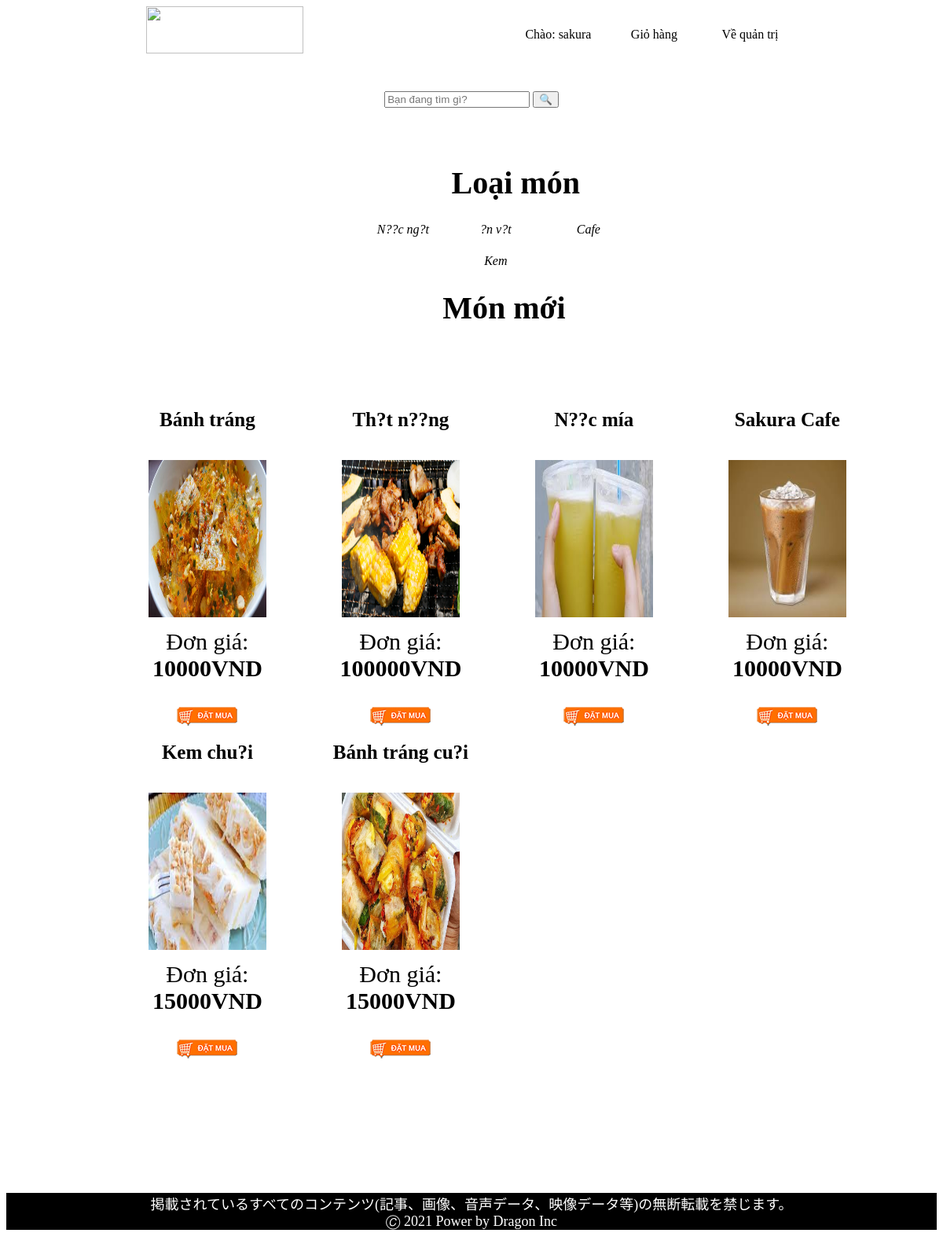
/Admin/BanHang/BanHang.php (signed in), run on the app's committed database.
### tables this page shows
CREATE TABLE `tblloai` (
  `idLoai` int(11) NOT NULL,
  `tenLoai` text NOT NULL
);

CREATE TABLE `tblmon` (
  `idMon` int(11) NOT NULL,
  `tenMon` text NOT NULL,
  `gia` double NOT NULL,
  `idLoai` int(11) NOT NULL,
  `hinhAnh` text DEFAULT NULL,
  `moTa` text DEFAULT NULL,
  `goiY` float DEFAULT NULL,
  `conHang` text NOT NULL
);

### Admin/BanHang/BanHang.php (the view, shortened to what this page needs)
<?php
if(isset($_SESSION["username"]))
	{$username	=	$_SESSION["username"];
	$idKhachhang = $_SESSION["idKhachhang"];}
else
	header("location:../login.php");
?>
<!DOCTYPE html>
<html lang="en">
<head>
	<link rel="stylesheet" type="text/css" href="../../css/style.css?" />
	<link rel="stylesheet" type="text/css" href="./css/style.css?" />
	<link rel="stylesheet" href="https://cdnjs.cloudflare.com/ajax/libs/jqueryui/1.12.1/jquery-ui.css" />
</head>
<body>
  <header>
    <div>
    <div id="logo"><a href="./BanHang.php"><img src="../../img/logo.png"></a></div>
    <div id="menu">
      <ul>
		<li><span>Chào: <?=$username?></span></li>
		<li><a href="./giohang.php">Giỏ hàng</a></li>
		<li><a href="../blank.php">Về quản trị</a></li>
      </ul>
		</div>
  </div>
	  <div> <br/><br/><br/><br/><br/><br/><div align="center">
	  <form action="BanHang.php" method="GET">
			<input id="searchbar" name="txtsearchMon" type="text" placeholder="Bạn đang tìm gì?">
			<input type="submit" name="timKiem" value="🔍" title="Tìm kiếm">
		</form>	</div>
		<br/>
		<?php
			include "../../include/connect.inc";
		?>
		</div>
  </header>
  <article>
	 <aside>
	  <div id="menu" align="center" class="d-flex align-items-center">
		  <span id="ttLoai">&nbsp;&nbsp;&nbsp;&nbsp;&nbsp;&nbsp;&nbsp;&nbsp;&nbsp;&nbsp;&nbsp;&nbsp;&nbsp;&nbsp;&nbsp;
			  &nbsp;&nbsp;&nbsp;&nbsp;&nbsp;&nbsp;&nbsp;&nbsp;&nbsp;&nbsp;&nbsp;&nbsp;&nbsp;Loại món </span>
			<ul style="margin-right: 20%; margin-left:40%">
				<?php
					include "../../include/left.php";
				?>
			</ul>
		</div>
	</aside>
	<section id="info" align="center" style="margin-left: 7%;">
		<span>Món mới</span>
			<?php
				include "../../include/connect.inc";
				$sql		=	"select * from tblmon where conHang = 'O' limit 0, 12";
				$rs 		=	mysqli_query($conn, $sql);
				while($row=mysqli_fetch_array($rs)){
			?>
			<div id="mon">
				<p id="tenMon"><a href="#" values="<?=$row["tenMon"]?>"><?=$row["tenMon"]?></a></p>
				<img id="hinhAnh" src="../../uploads/<?=$row["hinhAnh"]?>">
				<p id="donGia">Đơn giá: <span><?=$row["gia"]?>VND</span></p>
				<a href='./hauGioHang.php?id=<?=$row["idMon"]?>'><img id="nutmuahang" src="../../img/Chonmua.png"></a>
			</div>
		<?php }?>
	  </section>
        </article>
        <footer style="margin-top: 25%">
            <p style="text-align: center;">掲載されているすべてのコンテンツ(記事、画像、音声データ、映像データ等)の無断転載を禁じます。<br/>🄫 2021 Power by Dragon Inc</p>
        </footer>
</body>
</html>

### include/left.php
<?php
	include "connect.inc";
	$sql	=	"select * from tblloai ";
	$rs 	=	mysqli_query($conn,$sql);
	while($row=mysqli_fetch_array($rs)){
		echo "<li><i><a href=\"show_loai.php?idLoai=".$row['idLoai']."\">".$row["tenLoai"]."</a></i>";
	}
?>

### css/style.css (style rules this page uses)
#logo { float: left; margin-left: 15%; }
#logo img { width: 200px; height: 60px; }
#menu { margin-right: 15%; }
#menu ul { float: right; list-style-type: none; overflow: hidden; text-align: center; }
#menu li { display: list-item; text-rendering: optimizeLegibility; -webkit-font-smoothing: antialiased; list-style-position:unset; display: inline-block; list-style-type:none; line-height: 40px; margin-left: -2px; width: 120px; height: 40px; }
#menu a { text-decoration: none; color: #000; display: block; }
#info { padding: 70px; }
#info span { text-align: center; display: block; margin-left: auto; margin-right: auto; font-family: 'Times New Roman', Times, serif; font-size: 40px; font-weight: bold; }
#info { padding: 50px; }
#tenMon { margin-top:5px; vertical-align:top; height: 40px; }
#tenMon a { font-weight:bold; text-decoration: none; color:#000; font-size:14px; }
#hinhAnh { width: 150px; height: 200px; }
#donGia { margin-top:10px; font-size:30px; }
#donGia span { color:red; font-size: 30px; font-weight:bold; }
footer { background-color: #000; }
footer p { color: #fff; font-family: 'Times New Roman', Times, serif; font-size: 18px; }

### Admin/BanHang/BanHang.php (style rules this page uses)
#mon { width:240px; height:320px; margin:3px; margin-top: 100px; text-align:center; float:left; }
#tenMon { margin-top:5px; vertical-align:top; height: 40px; font-size: 25px; }
#tenMon a { text-decoration: none; color:#000; font-size:25px; }
#hinhAnh { width: 150px; height: 200px; }
#donGia span { color:#000; font-size: 30px; font-weight:bold; }
#ttLoai { display: block; margin-left: auto; margin-right: auto; font-family: 'Times New Roman', Times, serif; font-size: 40px; font-weight: bold;" margin-left: 50%; }

### data on the page
tblloai: tenLoai "N??c ng?t"
tblloai: tenLoai "?n v?t"
tblloai: tenLoai "Cafe"
tblloai: tenLoai "Kem"
tblmon: tenMon "Bánh tráng", hinhAnh (picture), gia "10000"
tblmon: tenMon "Th?t n??ng", hinhAnh (picture), gia "100000"
tblmon: tenMon "N??c mía", hinhAnh (picture), gia "10000"
tblmon: tenMon "Sakura Cafe", hinhAnh (picture), gia "10000"
tblmon: tenMon "Kem chu?i", hinhAnh (picture), gia "15000"
tblmon: tenMon "Bánh tráng cu?i", hinhAnh (picture), gia "15000"

### other printed values
$username "sakura"
